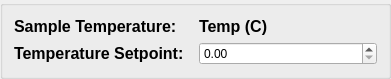
  <widget class="QGroupBox" name="temperature_groupbox">
   <property name="geometry">
    <rect>
     <x>120</x>
     <y>330</y>
     <width>391</width>
     <height>71</height>
    </rect>
   </property>
   <layout class="QGridLayout" name="gridLayout_7">
    <item row="0" column="1">
     <widget class="QLabel" name="current_temp_label">
      <property name="palette">
       <palette>
        <active>
         <colorrole role="WindowText">
          <brush brushstyle="SolidPattern">
           <color alpha="255">
            <red>255</red>
            <green>0</green>
            <blue>0</blue>
           </color>
          </brush>
         </colorrole>
         <colorrole role="Button">
          <brush brushstyle="SolidPattern">
           <color alpha="255">
            <red>0</red>
            <green>255</green>
            <blue>255</blue>
           </color>
          </brush>
         </colorrole>
         <colorrole role="Text">
          <brush brushstyle="SolidPattern">
           <color alpha="255">
            <red>255</red>
            <green>0</green>
            <blue>0</blue>
           </color>
          </brush>
         </colorrole>
         <colorrole role="ButtonText">
          <brush brushstyle="SolidPattern">
           <color alpha="255">
            <red>255</red>
            <green>0</green>
            <blue>0</blue>
           </color>
          </brush>
         </colorrole>
         <colorrole role="Base">
          <brush brushstyle="SolidPattern">
           <color alpha="255">
            <red>0</red>
            <green>255</green>
            <blue>255</blue>
           </color>
          </brush>
         </colorrole>
         <colorrole role="Window">
          <brush brushstyle="SolidPattern">
           <color alpha="255">
            <red>0</red>
            <green>255</green>
            <blue>255</blue>
           </color>
          </brush>
         </colorrole>
         <colorrole role="Link">
          <brush brushstyle="SolidPattern">
           <color alpha="255">
            <red>255</red>
            <green>0</green>
            <blue>0</blue>
           </color>
          </brush>
         </colorrole>
        </active>
        <inactive>
         <colorrole role="WindowText">
          <brush brushstyle="SolidPattern">
           <color alpha="255">
            <red>0</red>
            <green>0</green>
            <blue>0</blue>
           </color>
          </brush>
         </colorrole>
         <colorrole role="Button">
          <brush brushstyle="SolidPattern">
           <color alpha="255">
            <red>240</red>
            <green>240</green>
            <blue>240</blue>
           </color>
          </brush>
         </colorrole>
         <colorrole role="Text">
          <brush brushstyle="SolidPattern">
           <color alpha="255">
            <red>0</red>
            <green>0</green>
            <blue>0</blue>
           </color>
          </brush>
         </colorrole>
         <colorrole role="ButtonText">
          <brush brushstyle="SolidPattern">
           <color alpha="255">
            <red>0</red>
            <green>0</green>
            <blue>0</blue>
           </color>
          </brush>
         </colorrole>
         <colorrole role="Base">
          <brush brushstyle="SolidPattern">
           <color alpha="255">
            <red>255</red>
            <green>255</green>
            <blue>255</blue>
           </color>
          </brush>
         </colorrole>
         <colorrole role="Window">
          <brush brushstyle="SolidPattern">
           <color alpha="255">
            <red>240</red>
            <green>240</green>
            <blue>240</blue>
           </color>
          </brush>
         </colorrole>
         <colorrole role="Link">
          <brush brushstyle="SolidPattern">
           <color alpha="255">
            <red>0</red>
            <green>0</green>
            <blue>255</blue>
           </color>
          </brush>
         </colorrole>
        </inactive>
        <disabled>
         <colorrole role="WindowText">
          <brush brushstyle="SolidPattern">
           <color alpha="255">
            <red>255</red>
            <green>0</green>
            <blue>0</blue>
           </color>
          </brush>
         </colorrole>
         <colorrole role="Button">
          <brush brushstyle="SolidPattern">
           <color alpha="255">
            <red>0</red>
            <green>255</green>
            <blue>255</blue>
           </color>
          </brush>
         </colorrole>
         <colorrole role="Text">
          <brush brushstyle="SolidPattern">
           <color alpha="255">
            <red>255</red>
            <green>0</green>
            <blue>0</blue>
           </color>
          </brush>
         </colorrole>
         <colorrole role="ButtonText">
          <brush brushstyle="SolidPattern">
           <color alpha="255">
            <red>255</red>
            <green>0</green>
            <blue>0</blue>
           </color>
          </brush>
         </colorrole>
         <colorrole role="Base">
          <brush brushstyle="SolidPattern">
           <color alpha="255">
            <red>0</red>
            <green>255</green>
            <blue>255</blue>
           </color>
          </brush>
         </colorrole>
         <colorrole role="Window">
          <brush brushstyle="SolidPattern">
           <color alpha="255">
            <red>0</red>
            <green>255</green>
            <blue>255</blue>
           </color>
          </brush>
         </colorrole>
         <colorrole role="Link">
          <brush brushstyle="SolidPattern">
           <color alpha="255">
            <red>0</red>
            <green>0</green>
            <blue>255</blue>
           </color>
          </brush>
         </colorrole>
        </disabled>
       </palette>
      </property>
      <property name="font">
       <font>
        <pointsize>12</pointsize>
        <bold>true</bold>
       </font>
      </property>
      <property name="text">
       <string>Temp (C)</string>
      </property>
     </widget>
    </item>
    <item row="0" column="0">
     <widget class="QLabel" name="curr_temp_label">
      <property name="font">
       <font>
        <pointsize>12</pointsize>
        <bold>true</bold>
       </font>
      </property>
      <property name="text">
       <string>Sample Temperature:</string>
      </property>
     </widget>
    </item>
    <item row="1" column="0">
     <widget class="QLabel" name="temp_sp_label">
      <property name="font">
       <font>
        <pointsize>12</pointsize>
        <bold>true</bold>
       </font>
      </property>
      <property name="text">
       <string>Temperature Setpoint:</string>
      </property>
     </widget>
    </item>
    <item row="1" column="1">
     <widget class="QDoubleSpinBox" name="temp_setpoint_doubleSpinBox"/>
    </item>
   </layout>
  </widget>
